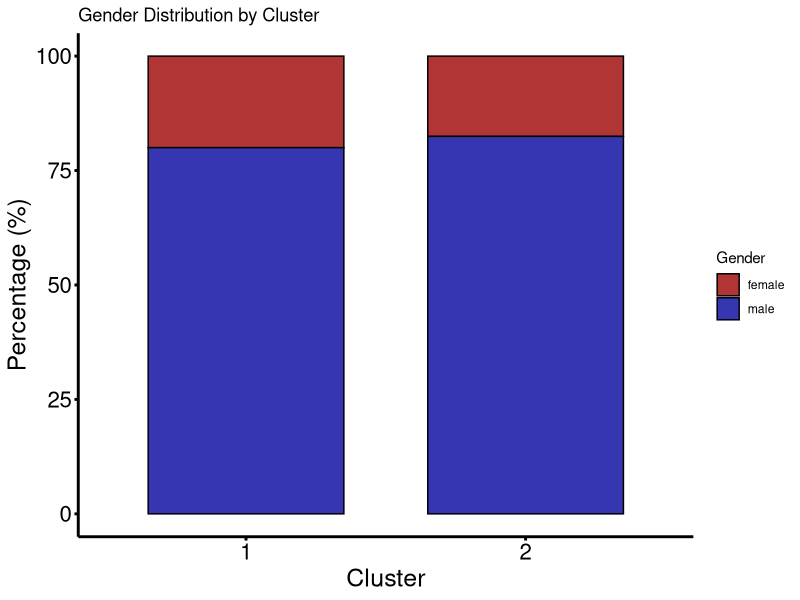
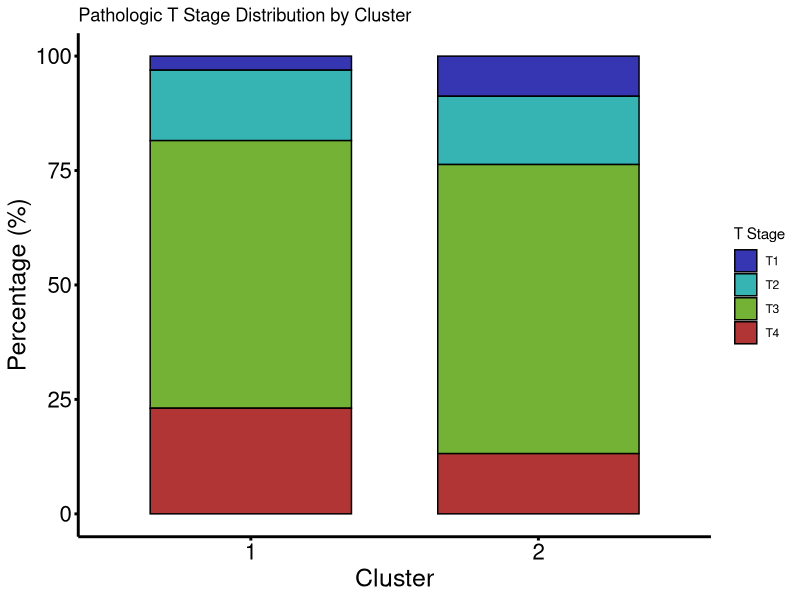
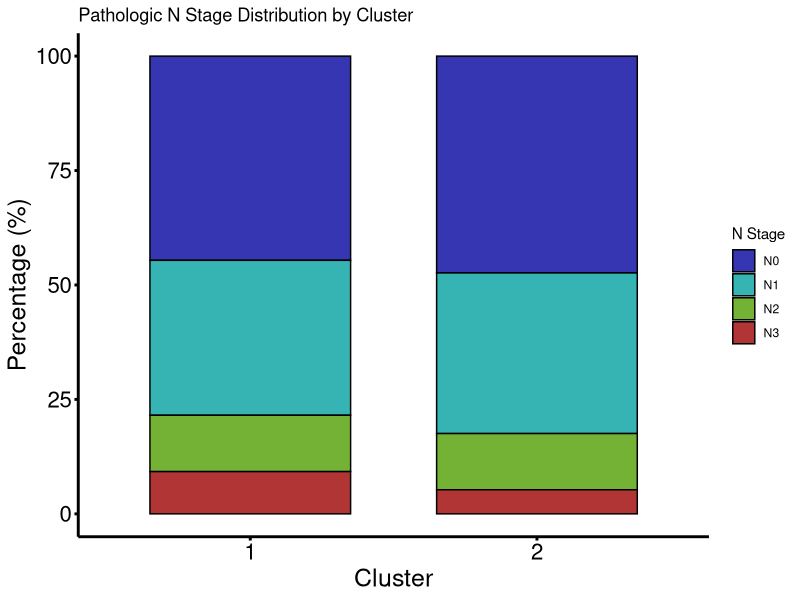
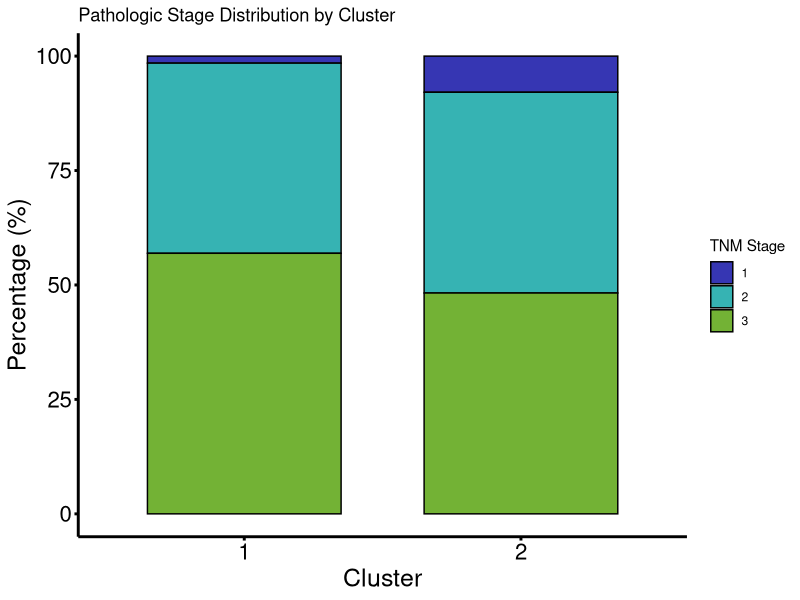
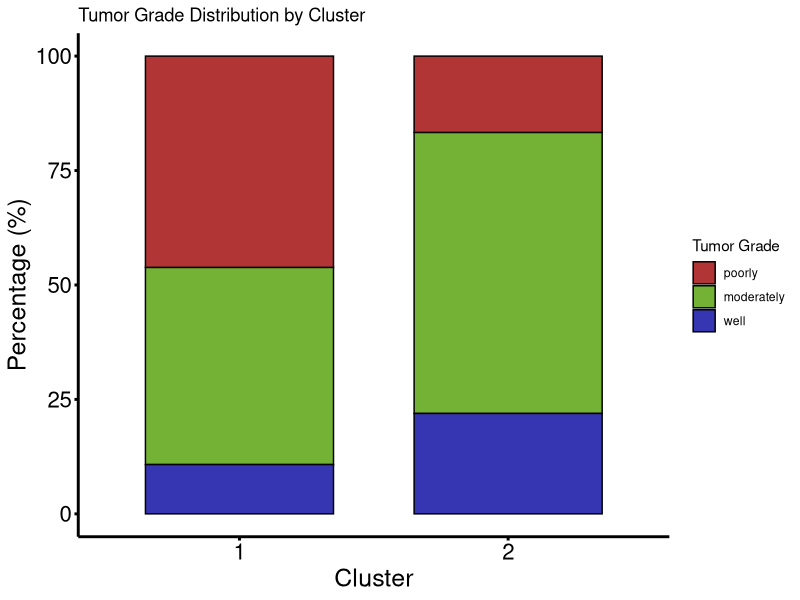
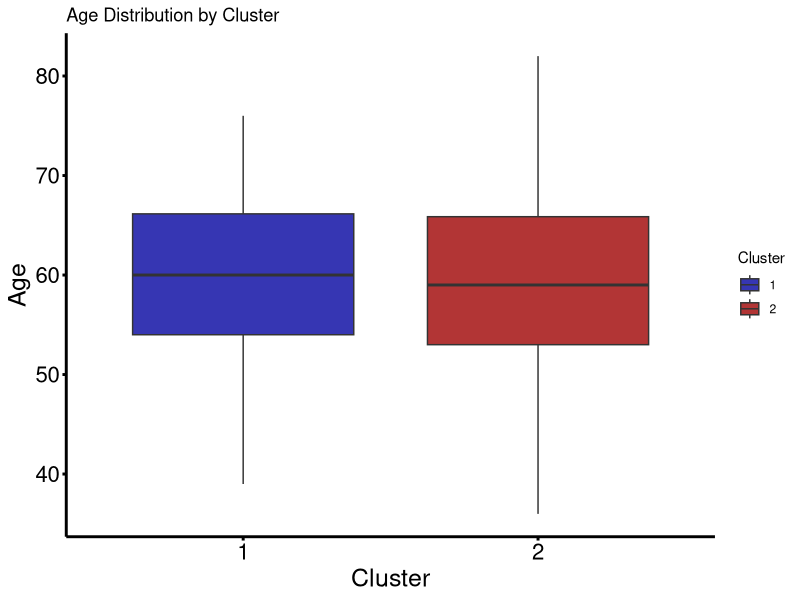

The R source for these figures, in order:
# 加载必要的库
library(ggplot2)
library(dplyr)

setwd('D:/ZJU-FISH/doctor/TRM/10cluster')
routine = 'D:/ZJU-FISH/doctor/TRM/'
routine_data = 'D:/ZJU-FISH/doctor/TRM/data/'
routine_4 = 'D:/ZJU-FISH/doctor/TRM/04model/'
dir.create('results')

data <- read.csv('results/cluster_clinic_data.csv', row.names = 1)

# 假设数据存储在 box_data 中，将其转换为数据框方便数据处理
box_data <- as.data.frame(data)

# 1. 删除包含 '--' 的行
box_data_cleaned <- box_data[!apply(box_data, 1, function(row) any(grepl('--', row))), ]

# 2. 删除 Nx 的行
box_data_cleaned <- box_data_cleaned[box_data_cleaned$pathologicN != 'Nx', ]

# 3. 对 pathologicStage 进行规范化
box_data_cleaned$pathologicStage <- ifelse(
  box_data_cleaned$pathologicStage %in% c('I', 'Stage IA', 'Stage IB'), 1,
  ifelse(
    box_data_cleaned$pathologicStage %in% c('II', 'Stage II', 'Stage IIA', 'Stage IIB'), 2,
    ifelse(
      box_data_cleaned$pathologicStage %in% c('III', 'Stage III', 'Stage IIIA', 'Stage IIIB', 'Stage IIIC'), 3,
      4
    )
  )
)

library(ggplot2)
library(dplyr)

#####################################################################################################
# gender
# 计算每个 Cluster 中 male 和 female 的占比
gender_summary <- box_data_cleaned %>%
  group_by(Cluster, gender) %>%
  summarise(count = n()) %>%
  mutate(percentage = count / sum(count) * 100)

# 绘制柱状图
p <- ggplot(gender_summary, aes(x = factor(Cluster), y = percentage, fill = gender)) +
  geom_bar(stat = "identity", position = "stack", width = 0.7, color = "black", size = 0.5) +  # 添加边框和调节粗细
  scale_fill_manual(values = c("male" = "#3636b3", "female" = "#b23535")) +
  labs(x = "Cluster", y = "Percentage (%)", fill = "Gender") +  # 设置坐标轴标题
  theme_minimal() +
  theme(
    axis.line = element_line(color = "black", size = 1),  # 设置坐标轴线的颜色和粗细
    axis.ticks = element_line(color = "black", size = 1),  # 设置刻度线的颜色和粗细
    axis.title.x = element_text(size = 18, color = "black"),  # 设置横坐标轴标题的字体颜色和大小
    axis.title.y = element_text(size = 18, color = "black"),  # 设置纵坐标轴标题的字体颜色和大小
    axis.text.x = element_text(size = 16, color = "black"),    # 设置横坐标轴刻度标签的字体颜色和大小
    axis.text.y = element_text(size = 16, color = "black"),    # 设置纵坐标轴刻度标签的字体颜色和大小
    panel.grid.major = element_blank(),           # 移除主网格线
    panel.grid.minor = element_blank()            # 移除次网格线
  ) +
  ggtitle("Gender Distribution by Cluster")

# 保存图形为 PDF
ggsave("results/Consensus/gender_distribution_by_cluster.pdf", plot = p, width = 5, height = 6)

#####################################################################################################
#pathologicT
# 计算每个 Cluster 中 pathologicT 类别的占比
t_cluster_summary <- box_data_cleaned %>%
  group_by(Cluster, pathologicT) %>%
  summarise(count = n()) %>%
  mutate(percentage = count / sum(count) * 100)

# 绘制柱状图
p_t_cluster <- ggplot(t_cluster_summary, aes(x = factor(Cluster), y = percentage, fill = pathologicT)) +
  geom_bar(stat = "identity", position = "stack", width = 0.7, color = "black", size = 0.5) +  # 添加边框和调节粗细
  scale_fill_manual(values = c("T1" = "#3636b3", "T2" = "#36b3b3", "T3" = "#73b235", "T4" = "#b23535")) +  # 设置颜色
  labs(x = "Cluster", y = "Percentage (%)", fill = "T Stage") +  # 设置坐标轴标题
  theme_minimal() +
  theme(
    axis.line = element_line(color = "black", size = 1),  # 设置坐标轴线的颜色和粗细
    axis.ticks = element_line(color = "black", size = 1),  # 设置刻度线的颜色和粗细
    axis.title.x = element_text(size = 18, color = "black"),  # 设置横坐标轴标题的字体颜色和大小
    axis.title.y = element_text(size = 18, color = "black"),  # 设置纵坐标轴标题的字体颜色和大小
    axis.text.x = element_text(size = 16, color = "black"),    # 设置横坐标轴刻度标签的字体颜色和大小
    axis.text.y = element_text(size = 16, color = "black"),    # 设置纵坐标轴刻度标签的字体颜色和大小
    panel.grid.major = element_blank(),         # 移除主网格线
    panel.grid.minor = element_blank()          # 移除次网格线
  ) +
  ggtitle("Pathologic T Stage Distribution by Cluster")

# 保存图形为 PDF
ggsave("results/Consensus/pathologic_t_distribution_by_cluster.pdf", plot = p_t_cluster, width = 5, height = 6)

#####################################################################################################
#pathologicN
# 计算每个 Cluster 中 pathologicN 类别的占比
n_cluster_summary <- box_data_cleaned %>%
  group_by(Cluster, pathologicN) %>%
  summarise(count = n()) %>%
  mutate(percentage = count / sum(count) * 100)

# 绘制柱状图
p_n_cluster <- ggplot(n_cluster_summary, aes(x = factor(Cluster), y = percentage, fill = pathologicN)) +
  geom_bar(stat = "identity", position = "stack", width = 0.7, color = "black", size = 0.5) +  # 添加边框和调节粗细
  scale_fill_manual(values = c("N0" = "#3636b3", "N1" = "#36b3b3", "N2" = "#73b235", "N3" = "#b23535")) +  # 设置颜色
  labs(x = "Cluster", y = "Percentage (%)", fill = "N Stage") +  # 设置坐标轴标题
  theme_minimal() +
  theme(
    axis.line = element_line(color = "black", size = 1),  # 设置坐标轴线的颜色和粗细
    axis.ticks = element_line(color = "black", size = 1),  # 设置刻度线的颜色和粗细
    axis.title.x = element_text(size = 18, color = "black"),  # 设置横坐标轴标题的字体颜色和大小
    axis.title.y = element_text(size = 18, color = "black"),  # 设置纵坐标轴标题的字体颜色和大小
    axis.text.x = element_text(size = 16, color = "black"),    # 设置横坐标轴刻度标签的字体颜色和大小
    axis.text.y = element_text(size = 16, color = "black"),    # 设置纵坐标轴刻度标签的字体颜色和大小
    panel.grid.major = element_blank(),         # 移除主网格线
    panel.grid.minor = element_blank()          # 移除次网格线
  ) +
  ggtitle("Pathologic N Stage Distribution by Cluster")

# 保存图形为 PDF
ggsave("results/Consensus/pathologic_n_distribution_by_cluster.pdf", plot = p_n_cluster, width = 5, height = 6)


#####################################################################################################
#pathologicStage
# 假设 box_data_cleaned 是你的数据框

# 计算每个 Cluster 中 pathologicStage 类别的占比
stage_cluster_summary <- box_data_cleaned %>%
  group_by(Cluster, pathologicStage) %>%
  summarise(count = n()) %>%
  mutate(percentage = count / sum(count) * 100)

# 绘制柱状图
p_stage_cluster <- ggplot(stage_cluster_summary, aes(x = factor(Cluster), y = percentage, fill = factor(pathologicStage))) +
  geom_bar(stat = "identity", position = "stack", width = 0.7, color = "black", size = 0.5) +  # 添加边框和调节粗细
  scale_fill_manual(values = c("1" = "#3636b3", "2" = "#36b3b3", "3" = "#73b235", "4" = "#b23535")) +  # 设置颜色
  labs(x = "Cluster", y = "Percentage (%)", fill = "TNM Stage") +  # 设置坐标轴标题
  theme_minimal() +
  theme(
    axis.line = element_line(color = "black", size = 1),  # 设置坐标轴线的颜色和粗细
    axis.ticks = element_line(color = "black", size = 1),  # 设置刻度线的颜色和粗细
    axis.title.x = element_text(size = 18, color = "black"),  # 设置横坐标轴标题的字体颜色和大小
    axis.title.y = element_text(size = 18, color = "black"),  # 设置纵坐标轴标题的字体颜色和大小
    axis.text.x = element_text(size = 16, color = "black"),    # 设置横坐标轴刻度标签的字体颜色和大小
    axis.text.y = element_text(size = 16, color = "black"),    # 设置纵坐标轴刻度标签的字体颜色和大小
    panel.grid.major = element_blank(),         # 移除主网格线
    panel.grid.minor = element_blank()          # 移除次网格线
  ) +
  ggtitle("Pathologic Stage Distribution by Cluster")

# 保存图形为 PDF
ggsave("results/Consensus/pathologic_stage_distribution_by_cluster.pdf", plot = p_stage_cluster, width = 5, height = 6)

#####################################################################################################
#Tumor.grade
# 假设 box_data_cleaned 是你的数据框
# 计算每个 Cluster 中 Tumor.grade 类别的占比
stage_cluster_summary <- box_data_cleaned %>%
  group_by(Cluster, Tumor.grade) %>%
  summarise(count = n()) %>%
  mutate(percentage = count / sum(count) * 100)

# 绘制柱状图
p_stage_cluster <- ggplot(stage_cluster_summary, aes(x = factor(Cluster), y = percentage, fill = factor(Tumor.grade, levels = c("poorly", "moderately", "well")))) +
  geom_bar(stat = "identity", position = "stack", width = 0.7, color = "black", size = 0.5) +  # 添加边框和调节粗细
  scale_fill_manual(values = c("poorly" = "#b23535", "moderately" = "#73b235", "well" = "#3636b3")) +  # 设置颜色
  labs(x = "Cluster", y = "Percentage (%)", fill = "Tumor Grade") +  # 设置坐标轴标题
  theme_minimal() +
  theme(
    axis.line = element_line(color = "black", size = 1),  # 设置坐标轴线的颜色和粗细
    axis.ticks = element_line(color = "black", size = 1),  # 设置刻度线的颜色和粗细
    axis.title.x = element_text(size = 18, color = "black"),  # 设置横坐标轴标题的字体颜色和大小
    axis.title.y = element_text(size = 18, color = "black"),  # 设置纵坐标轴标题的字体颜色和大小
    axis.text.x = element_text(size = 16, color = "black"),    # 设置横坐标轴刻度标签的字体颜色和大小
    axis.text.y = element_text(size = 16, color = "black"),    # 设置纵坐标轴刻度标签的字体颜色和大小
    panel.grid.major = element_blank(),         # 移除主网格线
    panel.grid.minor = element_blank()          # 移除次网格线
  ) +
  ggtitle("Tumor Grade Distribution by Cluster")


# 保存图形为 PDF
ggsave("results/Consensus/Tumorgrade_distribution_by_cluster.pdf", plot = p_stage_cluster, width = 5, height = 6)


#####################################################################################################
#age
# 假设 box_data_cleaned 是你的数据框
# 筛选出 Cluster 为 1 和 2 的数据
age_data <- box_data_cleaned %>%
  filter(Cluster %in% c(1, 2))

# 绘制箱线图
p_age <- ggplot(age_data, aes(x = factor(Cluster), y = age, fill = factor(Cluster))) +
  geom_boxplot(outlier.colour = "red", outlier.shape = 16, outlier.size = 2) +  # 绘制箱线图，并设置异常值的颜色和形状
  labs(x = "Cluster", y = "Age", fill = "Cluster") +  # 设置坐标轴标题
  scale_fill_manual(values = c("1" = "#3636b3", "2" = "#b23535")) +  # 设置填充颜色
  theme_minimal() +
  theme(
    axis.line = element_line(color = "black", size = 1),  # 设置坐标轴线的颜色和粗细
    axis.ticks = element_line(color = "black", size = 1),  # 设置刻度线的颜色和粗细
    axis.title.x = element_text(size = 18, color = "black"),  # 设置横坐标轴标题的字体颜色和大小
    axis.title.y = element_text(size = 18, color = "black"),  # 设置纵坐标轴标题的字体颜色和大小
    axis.text.x = element_text(size = 16, color = "black"),    # 设置横坐标轴刻度标签的字体颜色和大小
    axis.text.y = element_text(size = 16, color = "black"),    # 设置纵坐标轴刻度标签的字体颜色和大小
    panel.grid.major = element_blank(),         # 移除主网格线
    panel.grid.minor = element_blank()          # 移除次网格线
  ) +
  ggtitle("Age Distribution by Cluster")

# 保存图形为 PDF
ggsave("results/Consensus/age_distribution_by_cluster.pdf", plot = p_age, width = 4, height = 6)


###cibersort

